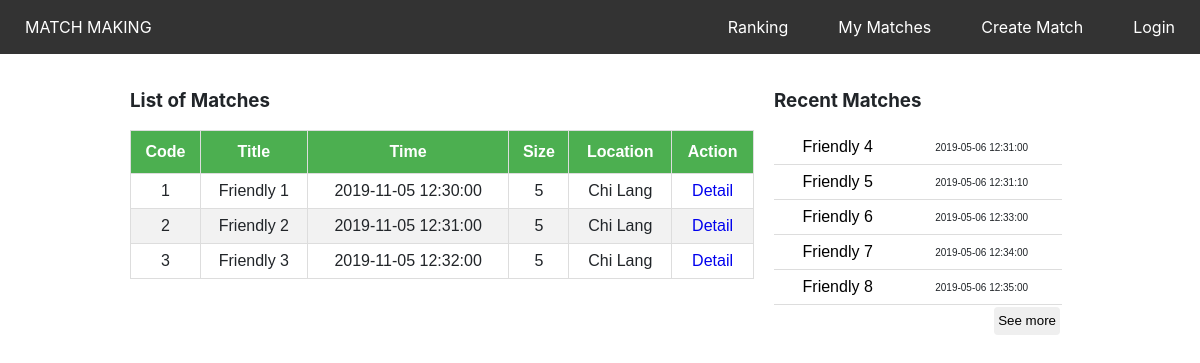
The app's page /home/index.php, older data.
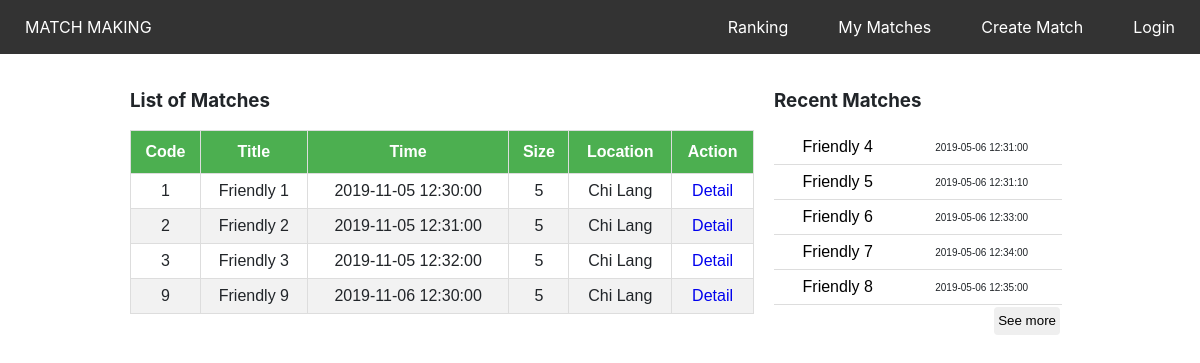
The same page, newer data.
### tables this page shows
CREATE TABLE matches
(
  match_id int NOT NULL AUTO_INCREMENT,
  title varchar (255),
  kind int default 5,
  startTime datetime,
  createdTime datetime,
  scoreA int default 0,
  scoreB int default 0,
  status int default 0,
  loc varchar (255),
  player_id varchar (20),
  primary key (match_id)
);

### home/index.php (the view, shortened to what this page needs)
<!DOCTYPE html>
<html lang="en">
<head>
  <link rel="stylesheet" type="text/css" href="../stylesheets/style.css">
  <link rel="stylesheet" type="text/css" href="index.css">
</head>
<body>
    <?php include('../common/header.php'); ?>
    <div class="container">
    <div class="row">
        <div class="column1">
            <h3>List of Matches</h3>
            <?php
                require_once "../dbConfig.php";
                $curtime = date('Y-m-d H:i:s');
                $sql = "SELECT * FROM matches WHERE startTime > '$curtime' ORDER BY startTime ASC LIMIT 15";
                if($result = mysqli_query($link, $sql)){
                    if(mysqli_num_rows($result) > 0){
                        echo "<table class='matches'>";
                            echo "<thead>";
                                echo "<tr>";
                                    echo "<th>Code</th>";
                                    echo "<th>Title</th>";
                                    echo "<th>Time</th>";
                                    echo "<th>Size</th>";
                                    echo "<th>Location</th>";
                                    echo "<th>Action</th>";
                                echo "</tr>";
                            echo "</thead>";
                            echo "<tbody>";
                            while($row = mysqli_fetch_array($result)){
                                echo "<tr>";
                                    echo "<td>" . $row['match_id']  . "</td>";
                                    echo "<td>" . $row['title']     . "</td>";
                                    echo "<td>" . $row['startTime'] . "</td>";
                                    echo "<td>" . $row['kind']      . "</td>";
                                    echo "<td>" . $row['loc']       . "</td>";
                                    echo "<td>";
                                        echo "<a href='/matchup/match_detail/index.php?id=". $row['match_id'] ."' title='View Record' data-toggle='tooltip'>Detail</a>";
                                    echo "</td>";
                                echo "</tr>";
                            }
                            echo "</tbody>";
                        echo "</table>";
                    } else{
                        echo "<p class='lead'><em>No records were found.</em></p>";
                    }
                } else{
                    echo "ERROR: Could not able to execute $sql. " . mysqli_error($link);
                }
                ?>
        </div>
        <div class="column2">
            <h3>Recent Matches</h3>
            <?php
                $sql = "SELECT * FROM matches WHERE startTime < '$curtime' AND status = 1 LIMIT 5";
                if($result = mysqli_query($link, $sql)){
                    if(mysqli_num_rows($result) > 0){
                        echo "<table id='withAjax' class='matches'>";
                            echo "<tbody>";
                            while($row = mysqli_fetch_array($result)){
                                echo "<tr>";
                                    echo "<td><a href='/matchup/match_detail/index.php?id=".$row['match_id']."&readOnly=true'>" . $row['title']  . "</a></td>";
                                    echo "<td class='line'>" . $row['startTime'] . "</td>";
                                echo "</tr>";
                            }
                            echo "</tbody>";
                        echo "</table>";
                    } else{
                        echo "<p class='lead'><em>No records were found.</em></p>";
                    }
                    echo "<button id='loadMore' class='btn' style='padding:3px; margin: 2px; float: right;' type='submit' value='Submit' >See more</button>";
                } else{
                    echo "ERROR: Could not able to execute $sql. " . mysqli_error($link);
                }
                ?>
        </div>
    </div>
</body>
</html>

### common/header.php
<?php
echo '<div class="fixed-header">';
echo    '<nav>';
echo        '<a class="home" href="/matchup/home" style="float:left">MATCH MAKING</a>';
	        if (isset($_COOKIE["player_id"])){
				echo '<a href = "/matchup/auth/logout.php">Logout</a>';
				require_once "../dbConfig.php";
				$player_id = $_COOKIE["player_id"];
				$sql = "SELECT p.name FROM player p where p.player_id = '$player_id'";
				$result = mysqli_query($link, $sql);
				if(mysqli_num_rows($result) > 0){
					while($row = mysqli_fetch_array($result)){
						echo '<a>Welcome ' . $row['name'] . '</a>';
					}
				}
			}
			else {
				echo '<a href = "/matchup/auth/login.php">Login</a>';
			}
echo        '<a href="/matchup/form-create-match">Create Match</a>';
echo        '<a href="#">My Matches</a>';
echo        '<a href="/matchup/ranking">Ranking</a>';
echo    '</nav>';
echo '</div>';
?>

### stylesheets/style.css (style rules this page uses)
html, body { margin: 0px; font-family: -apple-system,BlinkMacSystemFont,"Segoe UI",Roboto,"Helvetica Neue",Arial,"Noto Sans",sans-serif,"Apple Color Emoji","Segoe UI Emoji","Segoe UI Symbol","Noto Color Emoji"; font-size: 1rem; color: #212529; }
.btn { display: inline-block; font-weight: 400; text-align: center; vertical-align: middle; line-height: 1.5; border: 1px solid transparent; border-radius: .25rem; padding: .375rem .75rem; cursor: pointer !important; }
.fixed-header, .fixed-footer { width: 100%; position: fixed; background: #333; padding: 10px 0; color: #fff; }
.fixed-header { top: 0; }
nav a { color: #fff; text-decoration: none; padding: 7px 25px; display: inline-block; float: right; }
.container { width: 80%; margin: 0 auto; margin-top: 60px; }
.column1 { float: left; width: 65%; padding: 10px; }
.column2 { float: left; width: 30%; padding: 10px; }
.row { width: 100%; }

### home/index.css (style rules this page uses)
table { border-collapse:collapse; border-bottom:1px solid gray; font-family: Tahoma,Verdana,Segoe,sans-serif; width:72%; }
.matches { font-family: "Trebuchet MS", Arial, Helvetica, sans-serif; border-collapse: collapse; width: 100%; }
.matches td, .matches th { border: 1px solid #ddd; padding: 8px; text-align: center; }
.column2 .matches td, .column2 .matches th { border:none !important; padding: 8px; text-align: center; }
.column2 .matches tr { background-color: transparent !important; border-bottom: 1px solid #ddd; }
.column2 table { border-bottom: none; }
.matches tr:nth-child(even) { background-color: #f2f2f2; }
.matches th { padding-top: 12px; padding-bottom: 12px; background-color: #4CAF50; color: white; }
a:link, a:visited, a:active { text-decoration: none; }
.column2 a { color: black; }
.column2 .line { font-size: 10px; }

Row changes from the older to the newer data that the page shows:
added matches: match_id "9", title "Friendly 9", startTime "2019-11-06 12:30:00", kind "5", loc "Chi Lang", shown under "List of Matches"
